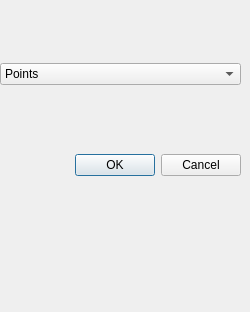
<?xml version="1.0" encoding="UTF-8"?>
<ui version="4.0">
 <class>EditObjectDialog</class>
 <widget class="QDialog" name="EditObjectDialog">
  <property name="geometry">
   <rect>
    <x>0</x>
    <y>0</y>
    <width>250</width>
    <height>312</height>
   </rect>
  </property>
  <property name="windowTitle">
   <string>Dialog</string>
  </property>
  <widget class="QWidget" name="verticalLayoutWidget">
   <property name="geometry">
    <rect>
     <x>0</x>
     <y>0</y>
     <width>241</width>
     <height>241</height>
    </rect>
   </property>
   <layout class="QVBoxLayout" name="verticalLayout">
    <item>
     <widget class="QComboBox" name="comboBoxObjectType">
      <item>
       <property name="text">
        <string>Points</string>
       </property>
      </item>
      <item>
       <property name="text">
        <string>Lines</string>
       </property>
      </item>
      <item>
       <property name="text">
        <string>Supports</string>
       </property>
      </item>
     </widget>
    </item>
    <item>
     <layout class="QVBoxLayout" name="mainLayout">
      <item>
       <widget class="QDialogButtonBox" name="buttonBox">
        <property name="orientation">
         <enum>Qt::Horizontal</enum>
        </property>
        <property name="standardButtons">
         <set>QDialogButtonBox::Cancel|QDialogButtonBox::Ok</set>
        </property>
       </widget>
      </item>
     </layout>
    </item>
   </layout>
  </widget>
 </widget>
 <resources/>
 <connections/>
</ui>
